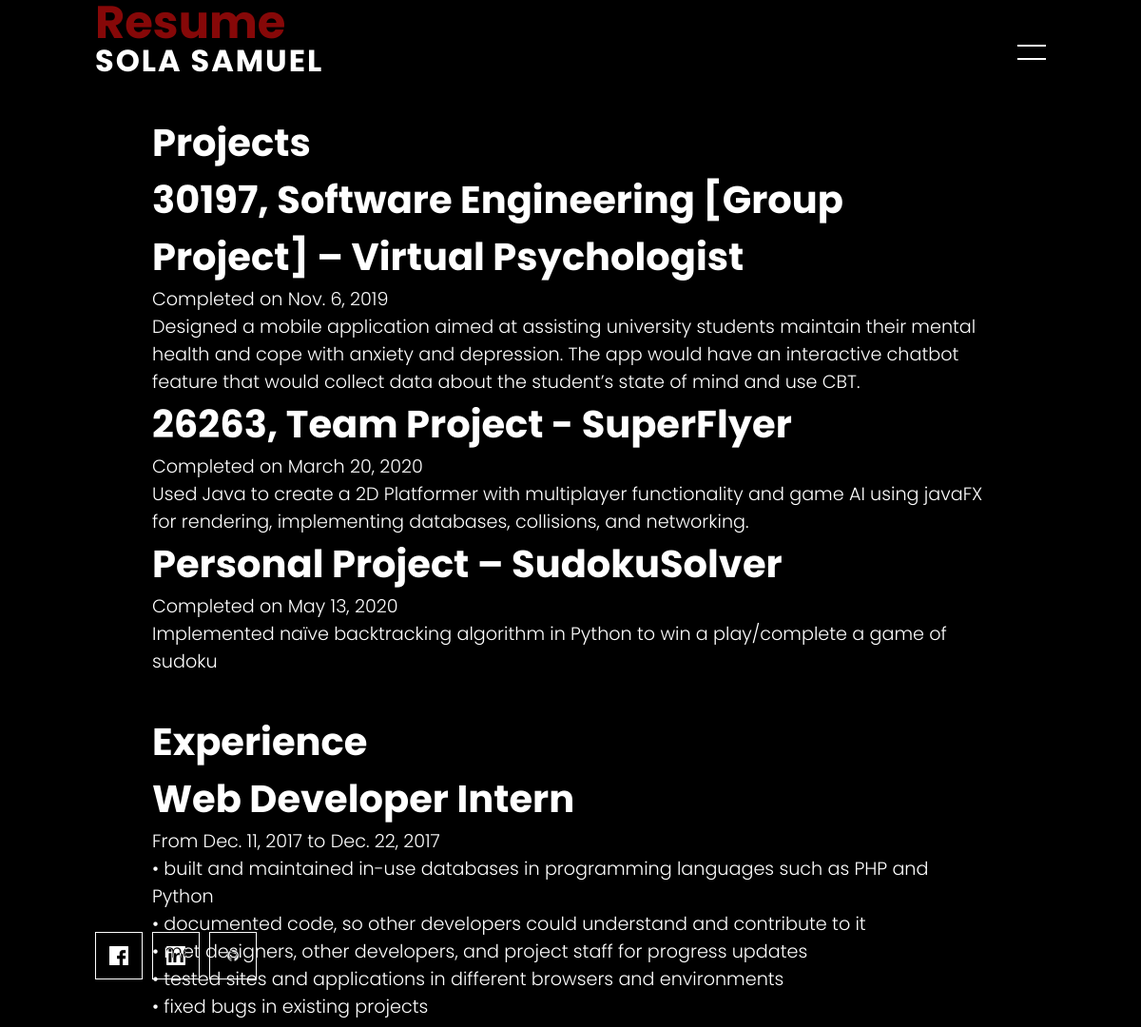
Screenshot of /resume/ with the database file from the repository.
### resumeapp/models.py (models this page shows, shortened)
class Project(models.Model):
	title = models.CharField(max_length=200)
	description = models.TextField()
	completion_date = models.DateField()

class Experience(models.Model):
	title = models.CharField(max_length=200)
	employer = models.CharField(max_length=200)
	start_date = models.DateField()
	end_date = models.DateField()
	description = models.TextField()

### resumeapp/views.py (the view)
# urls.py: path('resume/', views.resume, name='resume_page'),
def resume(request):
    projects = Project.objects.filter(completion_date__lte=timezone.now()).order_by('completion_date')
    experiences = Experience.objects.all()
    skills = Skill.objects.all()
    return render(request, 'resume.html', {'projects': projects, 'skill': skills, 'experiences': experiences})

### resumeapp/templates/resume.html (shortened to what this page needs)
<!DOCTYPE html>
<html lang="en">
  {% load static %}
  <head>
    <link rel="stylesheet" href="{% static "resumeapp/css/style.css" %}" type="text/css" media="screen" />
  </head>
  <body>
    <section class="banner-resume" id="sec">
      <header>
        <a href="\" class="logo">Sola Samuel</a>
        <div id="toggle" onclick="toggle()"></div>
      </header>
      <div class="content">
      <h2><span>Resume</span></h2>
		<div class="content-resume">
			<div class="content-resume-proj">
				<h2>Projects</h2>
				{% for project in projects %}
				<h2>{{ project.title }}</h2>
				<p>Completed on {{ project.completion_date }}</p>
				<p>{{ project.description|linebreaksbr }}</p>
				{% endfor %}
			</div>
			<div class="content-resume-exp">
				<h2>Experience</h2>
				{% for experience in experiences %}
				<h2>{{ experience.title }}</h2>
				<p>From {{ experience.start_date }} to {{ experience.end_date }}</p>
				<p>{{ experience.description|linebreaksbr }}</p>
				{% endfor %}
			</div>
		</div>
      </div>
      <ul class="sci">
        <li>
          <a href="https://www.facebook.com/oluwasola.samuel.984/"
            ><img src="{% static "resumeapp/images/facebook.png" %}"
            alt="Facebook"></a
          >
        </li>
        <li>
          <a href="https://www.linkedin.com/in/sola-samuel-15a12918a/"
            ><img src="{% static "resumeapp/images/linkedin.png" %}"
            alt="LinkedIn"></a
          >
        </li>
        <li>
          <a href="https://github.com/solasamuel"
            ><img src="{% static "resumeapp/images/github.png" %}"
            alt="Github"></a
          >
        </li>
      </ul>
    </section>
    <div id="navigation">
      <ul>
        <li><a href="/">Home</a></li>
        <li><a href="/resume/">Resume</a></li>
        <li><a href="/blog/">Blog</a></li>
        <li><a href="/contact/">Contact</a></li>
      </ul>
    </div>
  </body>
</html>

### resumeapp/static/resumeapp/css/style.css (style rules this page uses)
* { margin: 0; padding: 0; box-sizing: border-box; font-family: "Poppins", sans-serif; }
header { position: absolute; top: 0; left: 0; width: 100%; display: flex; justify-content: space-between; padding: 40px 100px; z-index: 10000; transition: 0.6s; }
header .logo { position: relative; font-weight: 700; color: #fff; text-decoration: none; font-size: 2em; text-transform: uppercase; letter-spacing: 2px; transition: 0.6s; }
header #toggle { position: relative; height: 30px; width: 30px; cursor: pointer; }
header #toggle:before { content: ''; position: absolute; top: 7px; width: 100%; height: 2px; background: #fff; }
header #toggle:after { content: ''; position: absolute; bottom: 7px; width: 100%; height: 2px; background: #fff; }
.banner-resume { position: relative; width: 100%; min-height: 135vh; height: 50px; padding: 100px; background: #000; background-size: cover; display: flex; align-items: center; transition: 0.5s; z-index: 2; overflow: hidden; }
#navigation { position: fixed; top: 0; right: -200px; width: 400px; height: 100vh; background: rgb(134, 8, 8); z-index: 1; display: grid; place-items: center; transition: 0.5s; }
#navigation ul { position: relative; display: flex; flex-direction: column; }
#navigation ul li { list-style: none; }
#navigation ul li a { color: #fff; text-decoration: none; display: inline-block; font-size: 2em; font-weight: 600; text-transform: uppercase; }
.content h2 { color: #fff; font-size: 2.5em; }
.content h2 span { color: rgb(134, 8, 8); font-size: 1.2em; }
.content p { font-size: 1.2em; color: #fff; font-weight: 300; }
.content-resume { position: relative; display: inline-block; margin-top: 20px; padding: 10px 30px; width: 100%; }
.content-resume-proj { position: relative; display: inline-block; margin-top: 20px; padding: 10px 30px; width: 100%; }
.content-resume-exp { position: relative; display: inline-block; margin-top: 20px; padding: 10px 30px; width: 100%; }
.sci { display: flex; right: 100px; position: absolute; bottom: 50px; right: initial; flex-direction: row; }
.sci li { list-style: none; }
.sci li a { position: relative; display: grid; place-items: center; width: 50px; height: 50px; text-decoration: none; border: 1px solid #fff; margin: initial; margin-right: 10px; }
.sci li a img { max-height: 20px; filter: invert(1); mix-blend-mode: difference; }

### rows the page displays
Project: title "30197, Software Engineering [Group Project] – Virtual Psychologist", completion_date "Nov. 6, 2019", description "Designed a mobile application aimed at assisting university students maintain their mental health and cope with anxiety and depression. The app would have an interactive chatbot feature that would collect data about the student’s state of mind and use CBT."
Project: title "26263, Team Project - SuperFlyer", completion_date "March 20, 2020", description "Used Java to create a 2D Platformer with multiplayer functionality and game AI using javaFX for rendering, implementing databases, collisions, and networking."
Project: title "Personal Project – SudokuSolver", completion_date "May 13, 2020", description "Implemented naïve backtracking algorithm in Python to win a play/complete a game of sudoku"
Experience: title "Web Developer Intern", start_date "Dec. 11, 2017", end_date "Dec. 22, 2017", description "• built and maintained in-use databases in programming languages such as PHP and Python • documented code, so other developers could understand and contribute to it • met designers, other developers, and project staff for progress updates • tested sites and applications in different browsers and environments • fixed bugs in existing projects"
